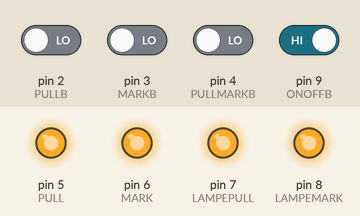
This sketch was run on a simulated Arduino Uno, built with avr-gcc and run on an emulated ATmega328P. On the bench: output pins drawn as LEDs (lit = HIGH). Inputs (shaded band) come from the test bench; at power-on: pin 9 (ONOFFB) HIGH, pin 2 (PULLB), pin 3 (MARKB), pin 4 (PULLMARKB) LOW. Random numbers use the default seed unless the sketch sets one.

Above: at 1.2 s.
1.3 s: pin 2 (PULLB) driven HIGH
At 1.8 s:
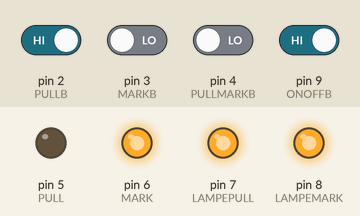
4.3 s: pin 9 (ONOFFB) driven LOW
At 6.2 s:
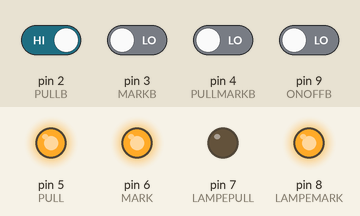
7.3 s: pin 9 (ONOFFB) driven HIGH
10.3 s: pin 3 (MARKB) driven HIGH
At 11.4 s:
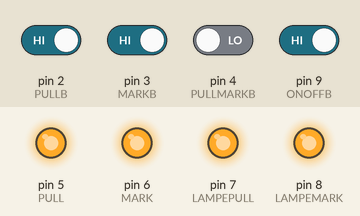
11.8 s: pin 2 (PULLB) driven LOW
At 12.3 s:
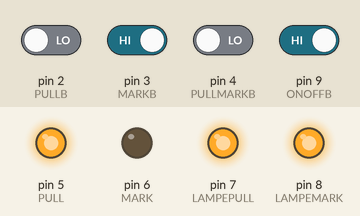
14.8 s: pin 9 (ONOFFB) driven LOW
At 17.7 s:
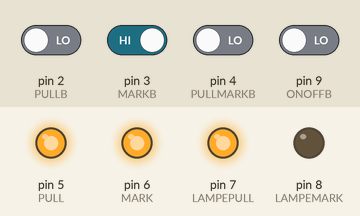
Timing chart, 0 to 18.8 s (numbered marks = the images above; inputs shaded):
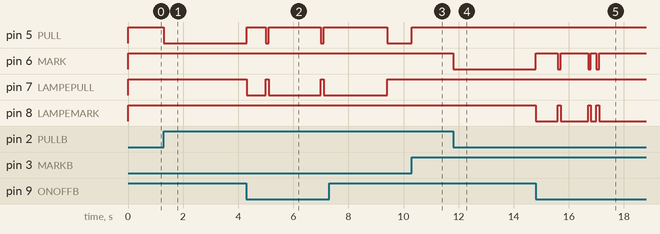

The sketch:

SkeetTimer.ino
```cpp
#define PULLB 2
#define MARKB 3
#define PULLMARKB 4
#define PULL 5
#define MARK 6
#define LAMPEPULL 7
#define LAMPEMARK 8
#define ONOFFB 9
#define n 30
#define i 100

void setup() {
  pinMode(PULL, OUTPUT);
  pinMode(MARK, OUTPUT);
  pinMode(LAMPEMARK, OUTPUT);
  pinMode(LAMPEPULL, OUTPUT);

  pinMode(PULLB, INPUT);
  pinMode(MARKB, INPUT);
  pinMode(PULLMARKB, INPUT);
  pinMode(ONOFFB, INPUT);

  digitalWrite(LAMPEPULL, HIGH);
  digitalWrite(LAMPEMARK, HIGH);
  digitalWrite(MARK, HIGH);
  digitalWrite(PULL, HIGH);


}
void loop() {
  if ( digitalRead(ONOFFB) == LOW ) {

    if ( ( digitalRead(MARKB) == HIGH && digitalRead(PULLMARKB) == HIGH && digitalRead(PULLB) == HIGH) || (digitalRead(MARKB) == LOW && digitalRead(PULLMARKB) == LOW && digitalRead(PULLB) == LOW) )
    {
      digitalWrite(LAMPEPULL, HIGH);
      digitalWrite(LAMPEMARK, HIGH);
      digitalWrite(MARK, HIGH);
      digitalWrite(PULL, HIGH);
    }
    else if (digitalRead(MARKB) == LOW && digitalRead(PULLMARKB) == LOW && digitalRead(PULLB) == HIGH )
    {
      digitalWrite(LAMPEPULL, LOW);
      delay(random(n) * 100);
      digitalWrite(LAMPEPULL, HIGH);
      digitalWrite(PULL, LOW);
      delay(i);
      digitalWrite(PULL, HIGH);
    } else if ( digitalRead(PULLB) == LOW  && digitalRead(PULLMARKB) == LOW  && digitalRead(MARKB) == HIGH)
    {
      digitalWrite(LAMPEMARK, LOW);
      delay(random(n) * 100);
      digitalWrite(LAMPEMARK, HIGH);
      digitalWrite(MARK, LOW);
      delay(i);
      digitalWrite(MARK, HIGH);
    }
    else if (digitalRead(PULLB) == LOW  && digitalRead(MARKB) == LOW && digitalRead(PULLMARKB) == HIGH )
    {
      digitalWrite(LAMPEPULL, LOW);
      digitalWrite(LAMPEMARK, LOW);
      delay(random(n) * 100);
      digitalWrite(LAMPEPULL, HIGH);
      digitalWrite(LAMPEMARK, HIGH);
      digitalWrite(MARK, LOW);
      digitalWrite(PULL, LOW);
      delay(i);
      digitalWrite(MARK, HIGH);
      digitalWrite(PULL, HIGH);
    }
    else
    {
      digitalWrite(LAMPEPULL, HIGH);
      digitalWrite(LAMPEMARK, HIGH);
      digitalWrite(MARK, HIGH);
      digitalWrite(PULL, HIGH);
    }
  }


  else if ( digitalRead(ONOFFB) == HIGH )
  {
    if ( ( digitalRead(MARKB) == HIGH && digitalRead(PULLMARKB) == HIGH && digitalRead(PULLB) == HIGH) || (digitalRead(MARKB) == LOW && digitalRead(PULLMARKB) == LOW && digitalRead(PULLB) == LOW) )
    {
      digitalWrite(LAMPEPULL, HIGH);
      digitalWrite(LAMPEMARK, HIGH);
      digitalWrite(MARK, HIGH);
      digitalWrite(PULL, HIGH);
    } else if (  digitalRead(MARKB) == LOW && digitalRead(PULLMARKB) == LOW && digitalRead(PULLB) == HIGH )
    {
      digitalWrite(PULL, LOW);
      delay(i);
      digitalWrite(PULL, HIGH);
    }
    else if ( digitalRead(PULLB) == LOW  && digitalRead(PULLMARKB) == LOW  && digitalRead(MARKB) == HIGH)
    {
      digitalWrite(MARK, LOW);
      delay(i);
      digitalWrite(MARK, HIGH);
    }

   else if ( digitalRead(PULLB) == LOW  && digitalRead(MARKB) == LOW && digitalRead(PULLMARKB) == HIGH  )
    {
      digitalWrite(PULL, LOW);
      digitalWrite(MARK, LOW);
      delay(i);
      digitalWrite(PULL, HIGH);
      digitalWrite(MARK, HIGH);
    }
    else
    {
      digitalWrite(LAMPEPULL, HIGH);
      digitalWrite(LAMPEMARK, HIGH);
      digitalWrite(MARK, HIGH);
      digitalWrite(PULL, HIGH);
    }
  }
}
```

Measured:
- after the input at 1.3 s, pin 5 (PULL): HIGH → LOW at once
- after the input at 4.3 s, pin 5 (PULL): goes HIGH 0.70 s, LOW 0.10 s, HIGH 1.9 s, LOW 0.10 s, then HIGH, starting at once; pin 7 (LAMPEPULL): goes LOW 0.70 s, HIGH 0.10 s, LOW 1.9 s, HIGH 0.10 s, then LOW, starting at once
- after the input at 10.3 s, pin 5 (PULL): LOW → HIGH at once
- after the input at 11.8 s, pin 6 (MARK): HIGH → LOW at once
- after the input at 14.8 s, pin 6 (MARK): goes HIGH 0.80 s, LOW 0.10 s, HIGH 1.0 s, LOW 0.10 s, HIGH 0.20 s, LOW 0.10 s, then HIGH, starting at once; pin 8 (LAMPEMARK): goes LOW 0.80 s, HIGH 0.10 s, LOW 1.0 s, HIGH 0.10 s, LOW 0.20 s, HIGH 0.10 s, then LOW, starting at once
